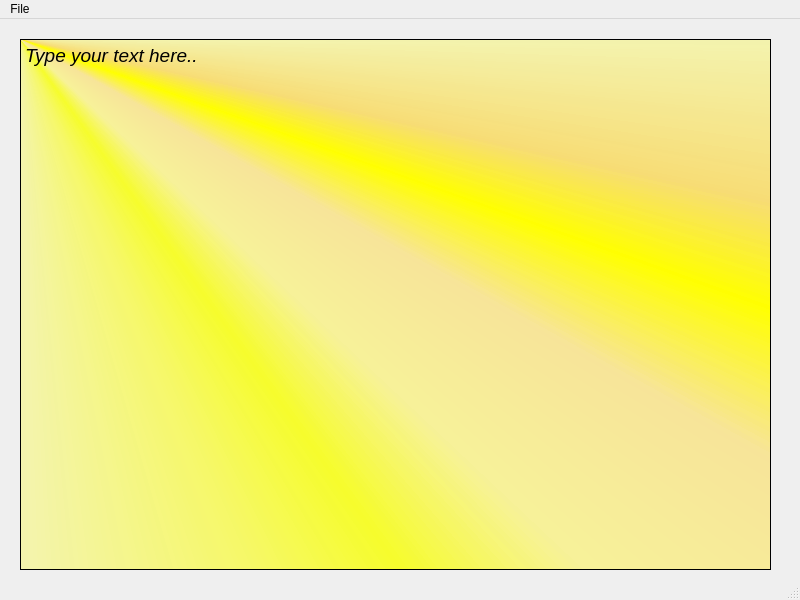
<?xml version="1.0" encoding="UTF-8"?>
<ui version="4.0">
 <class>MainWindow</class>
 <widget class="QMainWindow" name="MainWindow">
  <property name="geometry">
   <rect>
    <x>0</x>
    <y>0</y>
    <width>800</width>
    <height>600</height>
   </rect>
  </property>
  <property name="windowTitle">
   <string>MainWindow</string>
  </property>
  <property name="styleSheet">
   <string notr="true"/>
  </property>
  <widget class="QWidget" name="centralwidget">
   <widget class="QTextEdit" name="textEdit">
    <property name="geometry">
     <rect>
      <x>20</x>
      <y>20</y>
      <width>751</width>
      <height>531</height>
     </rect>
    </property>
    <property name="styleSheet">
     <string notr="true">background-color: qconicalgradient(cx:0, cy:0, angle:135, stop:0 rgba(255, 255, 0, 69), stop:0.375 rgba(255, 255, 0, 69), stop:0.423533 rgba(251, 255, 0, 145), stop:0.45 rgba(247, 255, 0, 208), stop:0.477581 rgba(255, 244, 71, 130), stop:0.518717 rgba(255, 218, 71, 130), stop:0.55 rgba(255, 255, 0, 255), stop:0.57754 rgba(255, 203, 0, 130), stop:0.625 rgba(255, 255, 0, 69), stop:1 rgba(255, 255, 0, 69));</string>
    </property>
    <property name="html">
     <string>&lt;!DOCTYPE HTML PUBLIC &quot;-//W3C//DTD HTML 4.0//EN&quot; &quot;http://www.w3.org/TR/REC-html40/strict.dtd&quot;&gt;
&lt;html&gt;&lt;head&gt;&lt;meta name=&quot;qrichtext&quot; content=&quot;1&quot; /&gt;&lt;style type=&quot;text/css&quot;&gt;
p, li { white-space: pre-wrap; }
&lt;/style&gt;&lt;/head&gt;&lt;body style=&quot; font-family:'Ubuntu'; font-size:11pt; font-weight:400; font-style:normal;&quot;&gt;
&lt;p style=&quot; margin-top:0px; margin-bottom:0px; margin-left:0px; margin-right:0px; -qt-block-indent:0; text-indent:0px;&quot;&gt;&lt;span style=&quot; font-size:14pt; font-style:italic;&quot;&gt;Type your text here..&lt;/span&gt;&lt;/p&gt;&lt;/body&gt;&lt;/html&gt;</string>
    </property>
   </widget>
  </widget>
  <widget class="QMenuBar" name="menubar">
   <property name="geometry">
    <rect>
     <x>0</x>
     <y>0</y>
     <width>800</width>
     <height>22</height>
    </rect>
   </property>
   <widget class="QMenu" name="menuFile">
    <property name="title">
     <string>File</string>
    </property>
    <addaction name="separator"/>
    <addaction name="actionNew_File"/>
    <addaction name="actionOpen_File"/>
    <addaction name="actionSave"/>
   </widget>
   <addaction name="menuFile"/>
  </widget>
  <widget class="QStatusBar" name="statusbar"/>
  <action name="actionNew_File">
   <property name="text">
    <string>New File</string>
   </property>
  </action>
  <action name="actionSave">
   <property name="text">
    <string>Save</string>
   </property>
  </action>
  <action name="actionOpen_File">
   <property name="text">
    <string>Open File</string>
   </property>
  </action>
 </widget>
 <resources/>
 <connections/>
</ui>
